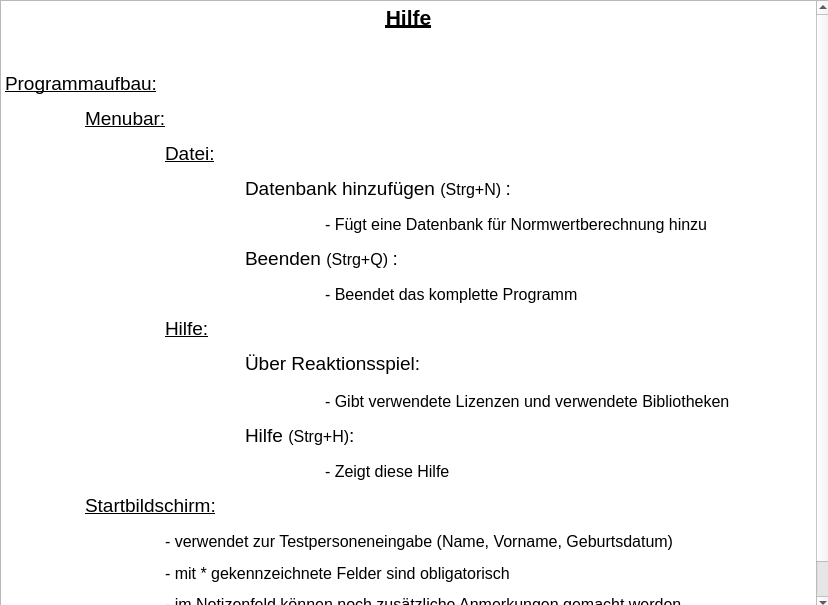
<?xml version="1.0" encoding="UTF-8"?>
<ui version="4.0">
 <class>HelpForm</class>
 <widget class="QWidget" name="HelpForm">
  <property name="geometry">
   <rect>
    <x>0</x>
    <y>0</y>
    <width>828</width>
    <height>605</height>
   </rect>
  </property>
  <property name="font">
   <font>
    <pointsize>16</pointsize>
   </font>
  </property>
  <property name="contextMenuPolicy">
   <enum>Qt::CustomContextMenu</enum>
  </property>
  <property name="windowTitle">
   <string>Hilfe</string>
  </property>
  <property name="windowIcon">
   <iconset>
    <normaloff>../../resources/static/img/vector/plus.svg</normaloff>../../resources/static/img/vector/plus.svg</iconset>
  </property>
  <widget class="QTextBrowser" name="textBrowser">
   <property name="geometry">
    <rect>
     <x>0</x>
     <y>0</y>
     <width>831</width>
     <height>611</height>
    </rect>
   </property>
   <property name="html">
    <string>&lt;!DOCTYPE HTML PUBLIC &quot;-//W3C//DTD HTML 4.0//EN&quot; &quot;http://www.w3.org/TR/REC-html40/strict.dtd&quot;&gt;
&lt;html&gt;&lt;head&gt;&lt;meta name=&quot;qrichtext&quot; content=&quot;1&quot; /&gt;&lt;style type=&quot;text/css&quot;&gt;
p, li { white-space: pre-wrap; }
&lt;/style&gt;&lt;/head&gt;&lt;body style=&quot; font-family:'Ubuntu'; font-size:16pt; font-weight:400; font-style:normal;&quot;&gt;
&lt;p align=&quot;center&quot; style=&quot; margin-top:12px; margin-bottom:0px; margin-left:0px; margin-right:0px; -qt-block-indent:0; text-indent:0px; line-height:100%;&quot;&gt;&lt;span style=&quot; font-weight:600; text-decoration: underline;&quot;&gt;Hilfe&lt;/span&gt;&lt;/p&gt;
&lt;p align=&quot;center&quot; style=&quot;-qt-paragraph-type:empty; margin-top:12px; margin-bottom:0px; margin-left:0px; margin-right:0px; -qt-block-indent:0; text-indent:0px; line-height:100%; font-size:11pt;&quot;&gt;&lt;br /&gt;&lt;/p&gt;
&lt;p align=&quot;justify&quot; style=&quot; margin-top:12px; margin-bottom:0px; margin-left:0px; margin-right:0px; -qt-block-indent:0; text-indent:0px; line-height:100%;&quot;&gt;&lt;span style=&quot; font-size:14pt; text-decoration: underline;&quot;&gt;Programmaufbau:&lt;/span&gt;&lt;/p&gt;
&lt;p align=&quot;justify&quot; style=&quot; margin-top:12px; margin-bottom:0px; margin-left:0px; margin-right:0px; -qt-block-indent:0; text-indent:0px; line-height:100%;&quot;&gt;&lt;span style=&quot; font-size:14pt;&quot;&gt;	&lt;/span&gt;&lt;span style=&quot; font-size:14pt; text-decoration: underline;&quot;&gt;Menubar:&lt;/span&gt;&lt;/p&gt;
&lt;p align=&quot;justify&quot; style=&quot; margin-top:12px; margin-bottom:0px; margin-left:0px; margin-right:0px; -qt-block-indent:0; text-indent:0px; line-height:100%;&quot;&gt;&lt;span style=&quot; font-size:14pt;&quot;&gt;		&lt;/span&gt;&lt;span style=&quot; font-size:14pt; text-decoration: underline;&quot;&gt;Datei:&lt;/span&gt;&lt;/p&gt;
&lt;p align=&quot;justify&quot; style=&quot; margin-top:12px; margin-bottom:0px; margin-left:0px; margin-right:0px; -qt-block-indent:0; text-indent:0px; line-height:100%;&quot;&gt;&lt;span style=&quot; font-size:14pt;&quot;&gt;			Datenbank hinzufügen &lt;/span&gt;&lt;span style=&quot; font-size:12pt;&quot;&gt;(Strg+N) &lt;/span&gt;&lt;span style=&quot; font-size:14pt;&quot;&gt;:&lt;/span&gt;&lt;/p&gt;
&lt;p align=&quot;justify&quot; style=&quot; margin-top:12px; margin-bottom:0px; margin-left:0px; margin-right:0px; -qt-block-indent:0; text-indent:0px; line-height:100%;&quot;&gt;&lt;span style=&quot; font-size:14pt;&quot;&gt;				&lt;/span&gt;&lt;span style=&quot; font-size:12pt;&quot;&gt;- Fügt eine Datenbank für Normwertberechnung hinzu&lt;/span&gt;&lt;/p&gt;
&lt;p align=&quot;justify&quot; style=&quot; margin-top:12px; margin-bottom:0px; margin-left:0px; margin-right:0px; -qt-block-indent:0; text-indent:0px; line-height:100%;&quot;&gt;&lt;span style=&quot; font-size:14pt;&quot;&gt;			Beenden &lt;/span&gt;&lt;span style=&quot; font-size:12pt;&quot;&gt;(Strg+Q) &lt;/span&gt;&lt;span style=&quot; font-size:14pt;&quot;&gt;:&lt;/span&gt;&lt;/p&gt;
&lt;p align=&quot;justify&quot; style=&quot; margin-top:12px; margin-bottom:0px; margin-left:0px; margin-right:0px; -qt-block-indent:0; text-indent:0px; line-height:100%;&quot;&gt;&lt;span style=&quot; font-size:14pt;&quot;&gt;				&lt;/span&gt;&lt;span style=&quot; font-size:12pt;&quot;&gt;- Beendet das komplette Programm&lt;/span&gt;&lt;/p&gt;
&lt;p align=&quot;justify&quot; style=&quot; margin-top:12px; margin-bottom:0px; margin-left:0px; margin-right:0px; -qt-block-indent:0; text-indent:0px; line-height:100%;&quot;&gt;&lt;span style=&quot; font-size:14pt;&quot;&gt;		&lt;/span&gt;&lt;span style=&quot; font-size:14pt; text-decoration: underline;&quot;&gt;Hilfe:&lt;/span&gt;&lt;/p&gt;
&lt;p align=&quot;justify&quot; style=&quot; margin-top:12px; margin-bottom:0px; margin-left:0px; margin-right:0px; -qt-block-indent:0; text-indent:0px; line-height:100%;&quot;&gt;&lt;span style=&quot; font-size:14pt;&quot;&gt;			Über Reaktionsspiel:&lt;/span&gt;&lt;/p&gt;
&lt;p align=&quot;justify&quot; style=&quot; margin-top:12px; margin-bottom:0px; margin-left:0px; margin-right:0px; -qt-block-indent:0; text-indent:0px; line-height:100%;&quot;&gt;				&lt;span style=&quot; font-size:12pt;&quot;&gt;- Gibt verwendete Lizenzen und verwendete Bibliotheken&lt;/span&gt;&lt;/p&gt;
&lt;p align=&quot;justify&quot; style=&quot; margin-top:12px; margin-bottom:0px; margin-left:0px; margin-right:0px; -qt-block-indent:0; text-indent:0px; line-height:100%;&quot;&gt;&lt;span style=&quot; font-size:14pt;&quot;&gt;			Hilfe &lt;/span&gt;&lt;span style=&quot; font-size:12pt;&quot;&gt;(Strg+H)&lt;/span&gt;&lt;span style=&quot; font-size:14pt;&quot;&gt;:&lt;/span&gt;&lt;/p&gt;
&lt;p align=&quot;justify&quot; style=&quot; margin-top:12px; margin-bottom:0px; margin-left:0px; margin-right:0px; -qt-block-indent:0; text-indent:0px; line-height:100%;&quot;&gt;&lt;span style=&quot; font-size:14pt;&quot;&gt;				&lt;/span&gt;&lt;span style=&quot; font-size:12pt;&quot;&gt;- Zeigt diese Hilfe&lt;/span&gt;&lt;/p&gt;
&lt;p align=&quot;justify&quot; style=&quot; margin-top:12px; margin-bottom:0px; margin-left:0px; margin-right:0px; -qt-block-indent:0; text-indent:0px; line-height:100%;&quot;&gt;&lt;span style=&quot; font-size:14pt;&quot;&gt;	&lt;/span&gt;&lt;span style=&quot; font-size:14pt; text-decoration: underline;&quot;&gt;Startbildschirm:&lt;/span&gt;&lt;/p&gt;
&lt;p align=&quot;justify&quot; style=&quot; margin-top:12px; margin-bottom:0px; margin-left:0px; margin-right:0px; -qt-block-indent:0; text-indent:0px; line-height:100%;&quot;&gt;&lt;span style=&quot; font-size:14pt;&quot;&gt;		&lt;/span&gt;&lt;span style=&quot; font-size:12pt;&quot;&gt;- verwendet zur Testpersoneneingabe (Name, Vorname, Geburtsdatum)&lt;/span&gt;&lt;/p&gt;
&lt;p align=&quot;justify&quot; style=&quot; margin-top:12px; margin-bottom:0px; margin-left:0px; margin-right:0px; -qt-block-indent:0; text-indent:0px; line-height:100%;&quot;&gt;&lt;span style=&quot; font-size:12pt;&quot;&gt;		- mit * gekennzeichnete Felder sind obligatorisch&lt;/span&gt;&lt;/p&gt;
&lt;p align=&quot;justify&quot; style=&quot; margin-top:12px; margin-bottom:0px; margin-left:0px; margin-right:0px; -qt-block-indent:0; text-indent:0px; line-height:100%;&quot;&gt;&lt;span style=&quot; font-size:12pt;&quot;&gt;		- im Notizenfeld können noch zusätzliche Anmerkungen gemacht werden&lt;/span&gt;&lt;/p&gt;
&lt;p align=&quot;justify&quot; style=&quot; margin-top:12px; margin-bottom:0px; margin-left:0px; margin-right:0px; -qt-block-indent:0; text-indent:0px; line-height:100%;&quot;&gt;&lt;span style=&quot; font-size:12pt;&quot;&gt;		- Startbutton beginnt das Spiel&lt;/span&gt;&lt;/p&gt;&lt;/body&gt;&lt;/html&gt;</string>
   </property>
   <property name="textInteractionFlags">
    <set>Qt::NoTextInteraction</set>
   </property>
   <property name="source">
    <url>
     <string>file:///home/marcel/Schreibtisch/Auftrag/Game/resources/templates/help/Help.html</string>
    </url>
   </property>
  </widget>
 </widget>
 <resources/>
 <connections/>
</ui>
